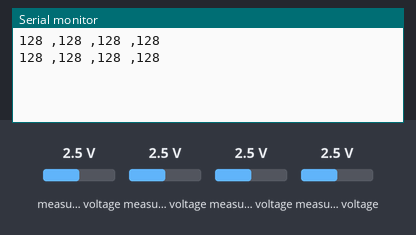
Bench run of a sketch on a simulated Arduino Uno, built with avr-gcc and run on an emulated ATmega328P. On the bench: the last lines printed to the serial monitor. Wiring (inferred from the names in the program): PCF8591 converter at I2C address 0x48. The test bench sets the inputs (shaded band); at power-on: measured voltage 2.5 V.

Above: at 1.2 s.
1.3 s: measured voltage (sensor 200) set to 0.1 V
At 2.6 s:
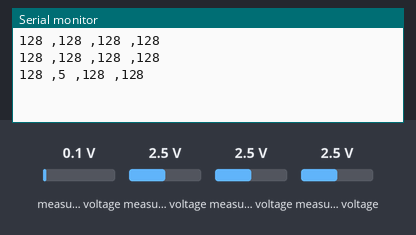
2.8 s: measured voltage (sensor 201) set to 0.1 V
At 3.8 s:
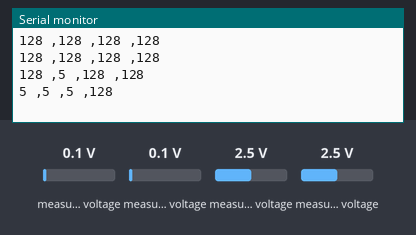
4.3 s: measured voltage (sensor 202) set to 0.1 V
At 5.6 s:
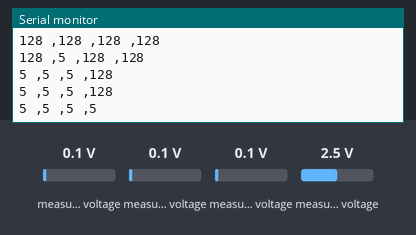
5.8 s: measured voltage (sensor 200) set to 1.2 V
At 6.5 s:
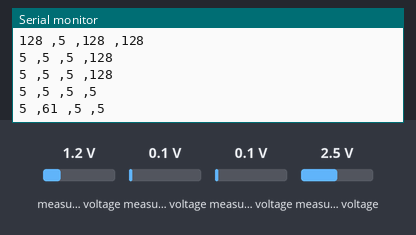
7.3 s: measured voltage (sensor 201) set to 1.2 V
At 8.6 s:
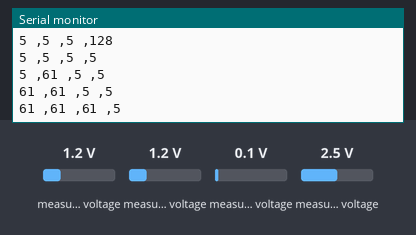
8.8 s: measured voltage (sensor 202) set to 1.2 V
At 9.8 s:
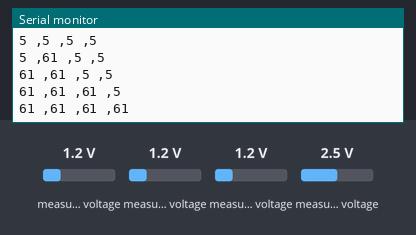
Timing chart, 0 to 11.3 s (numbered marks = the images above; inputs shaded):
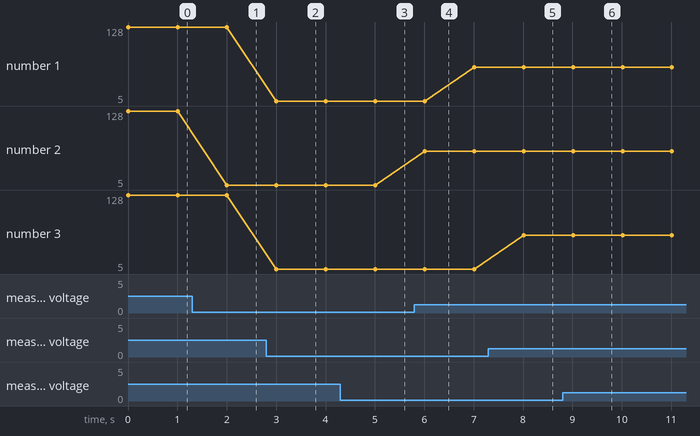

The sketch:

IIC_PCF8591.ino
```cpp
#include "Wire.h"

#define PCF8591 (0x48)

byte adcvalue0, adcvalue1, adcvalue2, adcvalue3;

void setup()
{
 Wire.begin();
 Serial.begin(9600);
}

void loop()
{
 Wire.beginTransmission(PCF8591);
 Wire.write(0x04);
 Wire.endTransmission();
 Wire.requestFrom(PCF8591, 5);

 adcvalue0=Wire.read();
 adcvalue1=Wire.read();
 adcvalue2=Wire.read();
 adcvalue3=Wire.read();

 Serial.print(adcvalue0);
 Serial.print(" ,");
 Serial.print(adcvalue1);  // sensor
 Serial.print(" ,");
 Serial.print(adcvalue2);
 Serial.print(" ,");
 Serial.print(adcvalue3);  // Trim pot
 Serial.println();

 delay(1000);
}
```

Measured:
- after the input at 1.3 s, the serial monitor: prints a new line after 0.70 s (image 1)
- after the input at 2.8 s, the serial monitor: prints a new line after 0.21 s (image 2)
- after the input at 4.3 s, the serial monitor: prints a new line after 0.71 s (image 3)
- after the input at 5.8 s, the serial monitor: prints a new line after 0.21 s (image 4)
- after the input at 7.3 s, the serial monitor: prints a new line after 0.71 s (image 5)
- after the input at 8.8 s, the serial monitor: prints a new line after 0.21 s (image 6)
- plotted number 1: 5 → 61 after the input at 5.8 s
- plotted number 2: 128 → 5 after the input at 1.3 s, 5 → 61 after the input at 5.8 s
